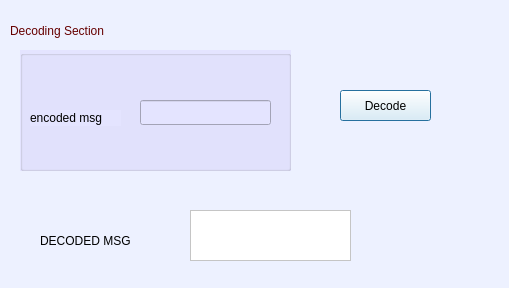
<?xml version="1.0" encoding="UTF-8"?>
<ui version="4.0">
 <class>decode</class>
 <widget class="QDialog" name="decode">
  <property name="geometry">
   <rect>
    <x>0</x>
    <y>0</y>
    <width>509</width>
    <height>288</height>
   </rect>
  </property>
  <property name="windowTitle">
   <string>Dialog</string>
  </property>
  <property name="styleSheet">
   <string notr="true">background-color: rgb(237, 241, 255);</string>
  </property>
  <widget class="QLabel" name="label">
   <property name="geometry">
    <rect>
     <x>10</x>
     <y>10</y>
     <width>371</width>
     <height>41</height>
    </rect>
   </property>
   <property name="styleSheet">
    <string notr="true">font: 28pt &quot;Segoe Script&quot;;
color: rgb(102, 0, 0);</string>
   </property>
   <property name="text">
    <string>Decoding Section</string>
   </property>
  </widget>
  <widget class="QPushButton" name="pushButton">
   <property name="geometry">
    <rect>
     <x>340</x>
     <y>90</y>
     <width>91</width>
     <height>31</height>
    </rect>
   </property>
   <property name="styleSheet">
    <string notr="true">font: 12pt &quot;Javanese Text&quot;;
background-color: rgb(231, 246, 255);</string>
   </property>
   <property name="text">
    <string>Decode</string>
   </property>
  </widget>
  <widget class="QGroupBox" name="groupBox">
   <property name="geometry">
    <rect>
     <x>20</x>
     <y>50</y>
     <width>271</width>
     <height>121</height>
    </rect>
   </property>
   <property name="styleSheet">
    <string notr="true">background-color: rgb(228, 228, 255);</string>
   </property>
   <property name="title">
    <string/>
   </property>
   <widget class="QLabel" name="label_2">
    <property name="geometry">
     <rect>
      <x>10</x>
      <y>60</y>
      <width>91</width>
      <height>16</height>
     </rect>
    </property>
    <property name="styleSheet">
     <string notr="true">font: 11pt &quot;Javanese Text&quot;;</string>
    </property>
    <property name="text">
     <string>encoded msg</string>
    </property>
   </widget>
   <widget class="QLineEdit" name="eMsgBox">
    <property name="geometry">
     <rect>
      <x>120</x>
      <y>50</y>
      <width>131</width>
      <height>25</height>
     </rect>
    </property>
   </widget>
  </widget>
  <widget class="QPlainTextEdit" name="dMsgBox">
   <property name="geometry">
    <rect>
     <x>190</x>
     <y>210</y>
     <width>161</width>
     <height>51</height>
    </rect>
   </property>
   <property name="styleSheet">
    <string notr="true">background-color: rgb(255, 255, 255);</string>
   </property>
   <property name="readOnly">
    <bool>true</bool>
   </property>
  </widget>
  <widget class="QLabel" name="label_3">
   <property name="geometry">
    <rect>
     <x>40</x>
     <y>230</y>
     <width>141</width>
     <height>21</height>
    </rect>
   </property>
   <property name="styleSheet">
    <string notr="true">font: 12pt &quot;Javanese Text&quot;;
color: rgb(0, 0, 0);</string>
   </property>
   <property name="text">
    <string>DECODED MSG</string>
   </property>
  </widget>
 </widget>
 <resources/>
 <connections/>
</ui>
